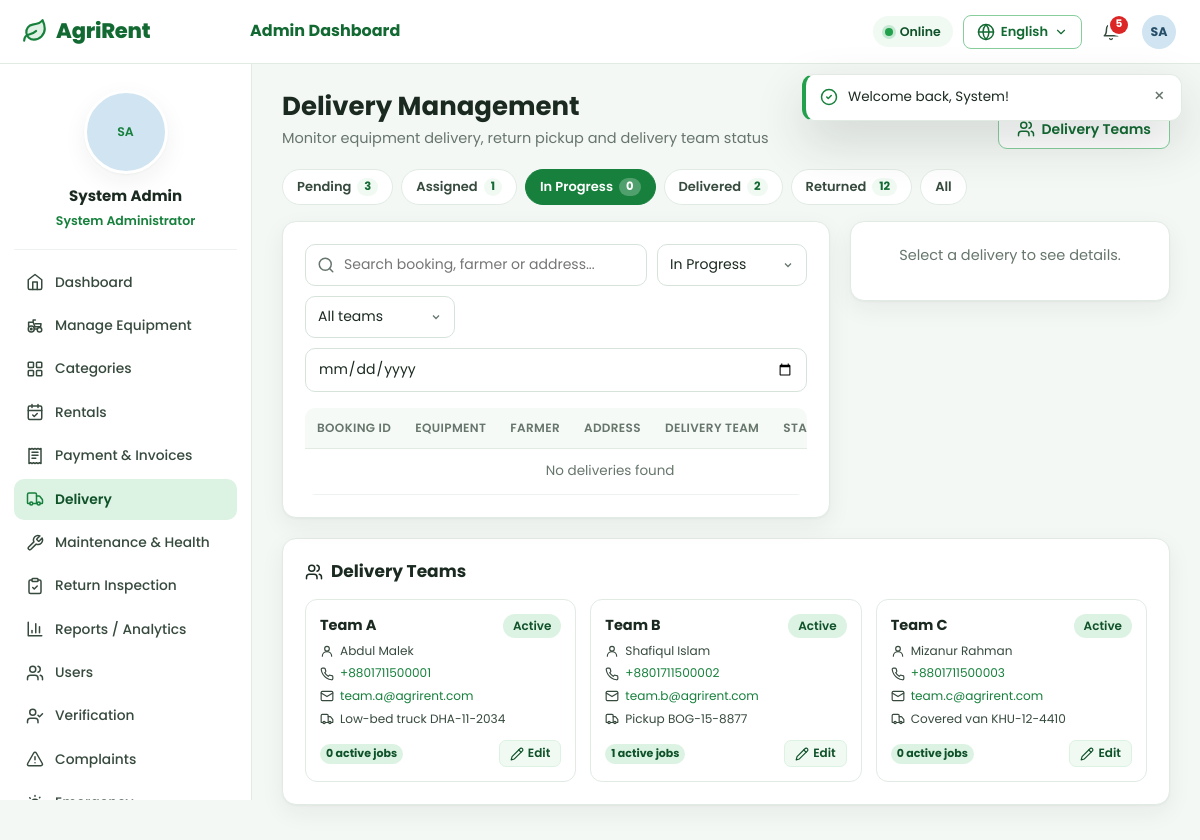
Screenshot of /index.php?r=delivery/index&status=in_progress (signed in) with the database file from the repository.
### tables this page shows
CREATE TABLE `users` (
  `id` INT UNSIGNED NOT NULL AUTO_INCREMENT,
  `name` VARCHAR(100) NOT NULL,
  `email` VARCHAR(160) NOT NULL,
  `phone` VARCHAR(30) NOT NULL DEFAULT '',
  `address` VARCHAR(255) NOT NULL DEFAULT '',
  `password` VARCHAR(255) NOT NULL,
  `role` ENUM('farmer','employee','admin') NOT NULL,
   
  `status` ENUM('inactive','active','suspended','deleted') NOT NULL DEFAULT 'inactive',
  `email_verified_at` DATETIME DEFAULT NULL,
   
  `verification_status` ENUM('pending','approved','rejected') NOT NULL DEFAULT 'pending',
  `verification_note` VARCHAR(255) DEFAULT NULL,
  `verification_document` VARCHAR(255) DEFAULT NULL,
  `verified_by` INT UNSIGNED DEFAULT NULL,
  `verified_at` DATETIME DEFAULT NULL,
  `employee_code` VARCHAR(30) DEFAULT NULL,
  `profile_photo` VARCHAR(255) DEFAULT NULL,
  `language` ENUM('en','bn') NOT NULL DEFAULT 'en',
  `two_factor_enabled` TINYINT(1) NOT NULL DEFAULT 0,
  `google_id` VARCHAR(64) DEFAULT NULL,
  `failed_attempts` INT UNSIGNED NOT NULL DEFAULT 0,
  `locked_until` DATETIME DEFAULT NULL,
  `last_login_at` DATETIME DEFAULT NULL,
  `last_login_ip` VARCHAR(45) DEFAULT NULL,
  `last_login_agent` VARCHAR(255) DEFAULT NULL,
  `remember_selector` CHAR(24) DEFAULT NULL,
  `remember_hash` CHAR(64) DEFAULT NULL,
  `remember_expires` DATETIME DEFAULT NULL,
  `deleted_at` DATETIME DEFAULT NULL,
  `created_at` DATETIME NOT NULL DEFAULT CURRENT_TIMESTAMP,
  `updated_at` DATETIME NOT NULL DEFAULT CURRENT_TIMESTAMP ON UPDATE CURRENT_TIMESTAMP,
  PRIMARY KEY (`id`),
  UNIQUE KEY `uq_users_email` (`email`),
  UNIQUE KEY `uq_users_google` (`google_id`),
  UNIQUE KEY `uq_users_remember` (`remember_selector`),
  KEY `idx_users_role_status` (`role`,`status`,`verification_status`)
);

CREATE TABLE `delivery_teams` (
  `id` INT UNSIGNED NOT NULL AUTO_INCREMENT,
  `name` VARCHAR(80) NOT NULL,
  `leader_name` VARCHAR(100) NOT NULL,
  `phone` VARCHAR(30) NOT NULL,
  `email` VARCHAR(160) NOT NULL,
  `vehicle` VARCHAR(80) DEFAULT NULL,
  `status` ENUM('active','inactive') NOT NULL DEFAULT 'active',
  `created_at` DATETIME NOT NULL DEFAULT CURRENT_TIMESTAMP,
  PRIMARY KEY (`id`),
  UNIQUE KEY `uq_teams_name` (`name`)
);

### app/views/delivery/index.php (the view, shortened to what the rows shown need)
<div class="page-head">
    <div><h1><?= e(t('Delivery Management')) ?></h1><p class="muted"><?= e(t('Monitor equipment delivery, return pickup and delivery team status')) ?></p></div>
    <button class="btn btn-outline" type="button" data-modal-open="#teamModal" data-team-new><?= icon('users') ?><?= e(t('Delivery Teams')) ?></button>
</div>
<div class="split-panel">
    <section class="card">
        <div id="deliveryTable"><?php include __DIR__ . '/_table.php'; ?></div>
    </section>
</div>
<section class="card">
    <div class="card-head"><h2><?= icon('users') ?> <?= e(t('Delivery Teams')) ?></h2></div>
    <div class="team-grid">
        <?php foreach ($teams as $tm): ?>
            <article class="team-card">
                <div class="team-top"><strong><?= e($tm['name']) ?></strong><?= badge($tm['status']) ?></div>
                <small><?= icon('user', 'icon-xs') ?><?= e($tm['leader_name']) ?></small>
                <small><?= icon('phone', 'icon-xs') ?><a href="tel:<?= e($tm['phone']) ?>"><?= e($tm['phone']) ?></a></small>
                <small><?= icon('mail', 'icon-xs') ?><a href="mailto:<?= e($tm['email']) ?>"><?= e($tm['email']) ?></a></small>
                <small><?= icon('truck', 'icon-xs') ?><?= e($tm['vehicle'] ?: '—') ?></small>
                <div class="team-foot"><span class="pill"><?= (int)$tm['active_jobs'] ?> <?= e(t('active jobs')) ?></span>
                    <button class="btn btn-light btn-xs" type="button" data-modal-open="#teamModal" data-team-edit='<?= e(json_encode($tm)) ?>'><?= icon('edit', 'icon-xs') ?><?= e(t('Edit')) ?></button></div>
            </article>
        <?php endforeach; ?>
    </div>
</section>

### app/services/Icon.php (shortened to what the rows shown need)
<?php
final class Icon
{
    public static function svg(string $name, string $class = ''): string
    {
        $paths = self::PATHS[$name] ?? self::PATHS['info'];
        return '<svg class="icon ' . $class . '" viewBox="0 0 24 24" fill="none" stroke="currentColor" stroke-width="2" stroke-linecap="round" stroke-linejoin="round" aria-hidden="true">' . $paths . '</svg>';
    }
}

### app/helpers.php (shortened to what the rows shown need)
<?php
function config(string $key, $default = null)
{
    $value = $GLOBALS['__config'];
    foreach (explode('.', $key) as $part) {
        $value = $value[$part];
    }
    return $value;
}
function url(string $route = '', array $params = []): string
{
    $query = $route !== '' ? 'r=' . $route : '';
    if ($params) {
        $query .= ($query !== '' ? '&' : '') . http_build_query($params);
    }
    return 'index.php' . ($query !== '' ? '?' . $query : '');
}
function e($value): string
{
    return htmlspecialchars((string)$value, ENT_QUOTES | ENT_SUBSTITUTE, 'UTF-8');
}
function t(string $key, array $params = []): string
{
    return Lang::translate($key, $params);
}
function icon(string $name, string $class = ''): string
{
    return Icon::svg($name, $class);
}
function status_meta(string $status): array
{
    static $map = [
        'pending' => ['Pending', 'amber'], 'confirmed' => ['Confirmed', 'blue'], 'delivered' => ['Delivered', 'green'],
        'returned' => ['Returned', 'purple'], 'completed' => ['Completed', 'green'], 'cancelled' => ['Cancelled', 'red'],
        'rejected' => ['Rejected', 'red'], 'active_rental' => ['Active', 'green'],
        'paid' => ['Paid', 'green'], 'failed' => ['Failed', 'red'], 'refunded' => ['Refunded', 'gray'],
        'unpaid' => ['Unpaid', 'amber'], 'partial' => ['Partially Paid', 'amber'],
        'assigned' => ['Assigned', 'blue'], 'in_progress' => ['In Progress', 'blue'],
        'available' => ['Available', 'green'], 'unavailable' => ['Not Available', 'red'], 'maintenance' => ['Maintenance', 'amber'],
        'inactive' => ['Inactive', 'gray'], 'good' => ['Good', 'green'], 'needs_maintenance' => ['Needs Maintenance', 'red'],
        'under_maintenance' => ['Under Maintenance', 'amber'], 'unknown' => ['Data Missing', 'gray'],
        'scheduled' => ['Scheduled', 'blue'], 'open' => ['Open', 'red'], 'resolved' => ['Resolved', 'green'],
        'in_review' => ['In Review', 'blue'], 'closed' => ['Closed', 'gray'],
        'low' => ['Low', 'green'], 'medium' => ['Medium', 'amber'], 'high' => ['High', 'red'],
        'active' => ['Active', 'green'], 'suspended' => ['Suspended', 'red'], 'deleted' => ['Deleted', 'gray'],
        'approved' => ['Approved', 'green'], 'verified' => ['Verified', 'green'], 'unverified' => ['Unverified', 'amber'],
        'damaged' => ['Damaged', 'red'], 'needs_service' => ['Needs Service', 'amber'],
        'normal' => ['Normal Season', 'gray'], 'harvest' => ['Harvest Season', 'amber'], 'off_season' => ['Off-season', 'blue'],
    ];
    $meta = $map[$status] ?? [ucwords(str_replace('_', ' ', $status)), 'gray'];
    return [t($meta[0]), $meta[1]];
}
function badge(?string $status, ?string $label = null): string
{
    $status = (string)$status;
    [$text, $color] = status_meta($status);
    return '<span class="badge badge-' . $color . '" data-status="' . e($status) . '">' . e($label ?? $text) . '</span>';
}
function initials(?string $name): string
{
    $parts = preg_split('/\s+/', trim((string)$name)) ?: [];
    $letters = '';
    foreach (array_slice($parts, 0, 2) as $part) {
        $letters .= mb_strtoupper(mb_substr($part, 0, 1));
    }
    return $letters ?: 'U';
}
function avatar(?array $user, string $size = ''): string
{
    $class = 'avatar' . ($size ? ' avatar-' . $size : '');
    $hue = crc32((string)($user['name'] ?? 'user')) % 360;
    return '<span class="' . $class . ' avatar-initials" style="--hue:' . $hue . '">' . e(initials($user['name'] ?? '')) . '</span>';
}
function paginate(int $total, int $page, int $perPage = 10): array
{
    $pages = max(1, (int)ceil($total / max(1, $perPage)));
    $page = min(max(1, $page), $pages);
    return ['page' => $page, 'pages' => $pages, 'offset' => ($page - 1) * $perPage, 'per' => $perPage, 'total' => $total];
}
function valid_date(?string $value): bool
{
    if (!is_string($value) || !preg_match('/^\d{4}-\d{2}-\d{2}$/', $value)) {
        return false;
    }
    $d = DateTime::createFromFormat('!Y-m-d', $value);
    return $d && $d->format('Y-m-d') === $value;
}

### app/views/layouts/app.php (shortened to what the rows shown need)
<?php
$me = Auth::user();
$current = Router::current();
?>
<!doctype html>
<html lang="<?= Lang::get() ?>" data-lang="<?= Lang::get() ?>">
<head><?php include __DIR__ . '/_head.php'; ?></head>
<body class="app role-<?= e($me['role']) ?>" data-route="<?= e($current) ?>">
<header class="topbar">
    <a class="brand" href="<?= e(url('dashboard/index')) ?>"><?= icon('leaf') ?><span><?= e(setting('platform_name', 'AgriRent')) ?></span></a>
    <div class="topbar-title"><?= $me['role'] !== 'farmer' ? e(t(ucfirst($me['role']) . ' Dashboard')) : '' ?></div>
    <div class="topbar-actions">
        <div class="net-status" id="netStatus" title="<?= e(t('Connection & offline sync status')) ?>">
        </div>
        <?php include __DIR__ . '/_lang.php'; ?>
        <div class="dropdown notif-dropdown">
        </div>
        <div class="dropdown">
            <button class="user-chip" type="button" data-dropdown aria-label="<?= e(t('Account menu')) ?>"><?= avatar($me, 'sm') ?></button>
        </div>
    </div>
</header>
<aside class="sidebar" aria-label="<?= e(t('Sidebar')) ?>">
    <div class="sidebar-profile">
        <?= avatar($me, 'xl') ?>
        <strong><?= e($me['name']) ?></strong>
        <span><?= e($me['role'] === 'admin' ? t('System Administrator') : role_label($me['role'])) ?></span>
    </div>
</aside>
<main id="main" class="main">
    <?= $content ?>
</main>
</body>
</html>

### rows the page displays
users: role "Admin Dashboard", name "SA SA", name "System Admin", role "System Administrator"
delivery_teams: name "Team A", leader_name "Abdul Malek", phone "+8801711500001", email "team.a@agrirent.com", vehicle "Low-bed truck DHA-11-2034", active_jobs "0"
delivery_teams: name "Team B", leader_name "Shafiqul Islam", phone "+8801711500002", email "team.b@agrirent.com", vehicle "Pickup BOG-15-8877", active_jobs "1"
delivery_teams: name "Team C", leader_name "Mizanur Rahman", phone "+8801711500003", email "team.c@agrirent.com", vehicle "Covered van KHU-12-4410", active_jobs "0"

### other values shown
setting('platform_name', 'AgriRent') "AgriRent"
$unread "5"
t($label) "Dashboard"
t($label) "Manage Equipment"
t($label) "Categories"
t($label) "Rentals"
t($label) "Payment & Invoices"
t($label) "Delivery"
t($label) "Maintenance & Health"
t($label) "Return Inspection"
t($label) "Reports / Analytics"
t($label) "Users"
t($label) "Verification"
t($label) "Complaints"
t('Delivery Management') "Delivery Management"
